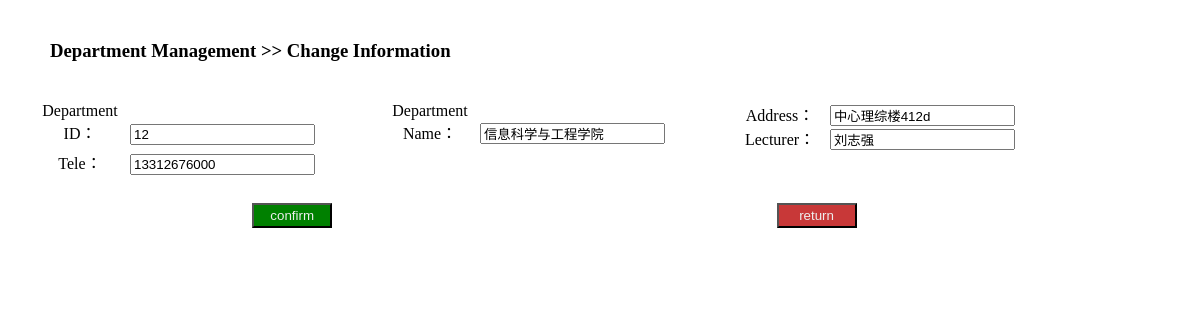
/admin/fun/modiDept.php?did=12, run on the app's committed database.
### tables this page shows
CREATE TABLE `department` (
  `did` char(2) DEFAULT NULL,
  `dname` varchar(15) NOT NULL,
  `dadd` varchar(30) DEFAULT NULL,
  `dmng` varchar(10) DEFAULT NULL,
  `dtel` varchar(15) DEFAULT NULL
);

### admin/fun/modiDept.php (the view, shortened to what this page needs)
<?php
require_once("../../config/database.php");
$com="select * from department where did=".$_GET['did'];
$result=mysqli_query($db,$com);
if($result){
    while($row=mysqli_fetch_object($result)){
        ?>
<!DOCTYPE html>
<html lang="en">
<head>
    <link rel="stylesheet" type="text/css" href="../css/fun.css">
</head>
<body>
<h3 class="subtitle">Department Management >> Change Information</h3>
    <form action="editDept.php" method="post" >
    <div class="deptbox"><span>Department ID：</span><input name="did" type="text" required readonly=“readonly” value="<?php echo $row->did ?>"></div>
        <div class="deptbox"><span>Department Name：</span><input name="dname" type="text" required value="<?php echo $row->dname ?>"></div>
        <div class="deptbox"><span>Address：</span><input name="dadd" type="text" required value="<?php echo $row->dadd ?>"></div>
        <div class="deptbox"><span>Lecturer：</span><input name="dmng" type="text" required value="<?php echo $row->dmng ?>"></div>
        <div class="deptbox"><span>Tele：</span><input name="dtel" type="text" required value="<?php echo $row->dtel ?>"></div>
        <div class="clickbox clearfloat"><span></span><input name="submit" type="submit" value="confirm"></div>
        <div class="redbox clickbox "><span></span><input name="back" type="button" onclick="javascript:history.back(-1);" value="return"></div>
    </form>
        <?php
    }
}
?>

### admin/css/fun.css (style rules this page uses)
body { margin: 30px; }
.clearfloat { clear: left; }
.subtitle { margin: 40px 20px; }
.clickbox input { color: #eee; display: block; clear: both; width: 80px; height: 25px; background: green; margin: 10px auto; }
.clickbox { float: left; width: 46%; }
.redbox input { background-color: #C83838; }
form span { margin: 0; display: inline-block; width: 60px; text-align: center; }
.deptbox { display: block; width: 350px; float: left; }
.deptbox span { width: 100px; }

### data on the page
department: did "12", dname "信息科学与工程学院", dadd "中心理综楼412d", dmng "刘志强", dtel "13312676000"
